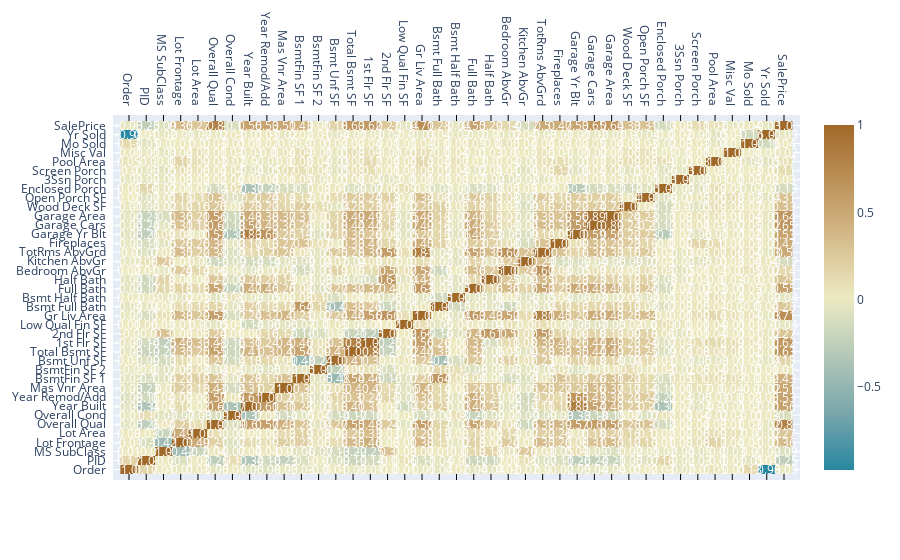

The notebook cell saved with this chart:
### Code cell
import plotly.figure_factory as ff

corrs = data1.corr()

figure = ff.create_annotated_heatmap(
    z=corrs.values,
    x=list(corrs.columns),
    y=list(corrs.index),
    colorscale='Earth',
    annotation_text=corrs.round(2).values,
    showscale=True, reversescale=True)

figure.show()
